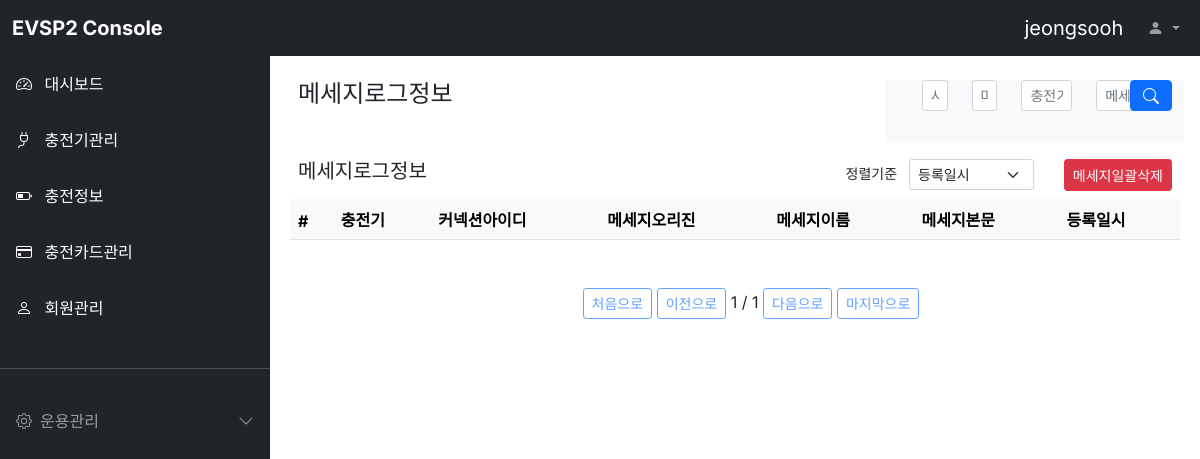
The page /ocpp/ (signed in) on the database as committed earlier.
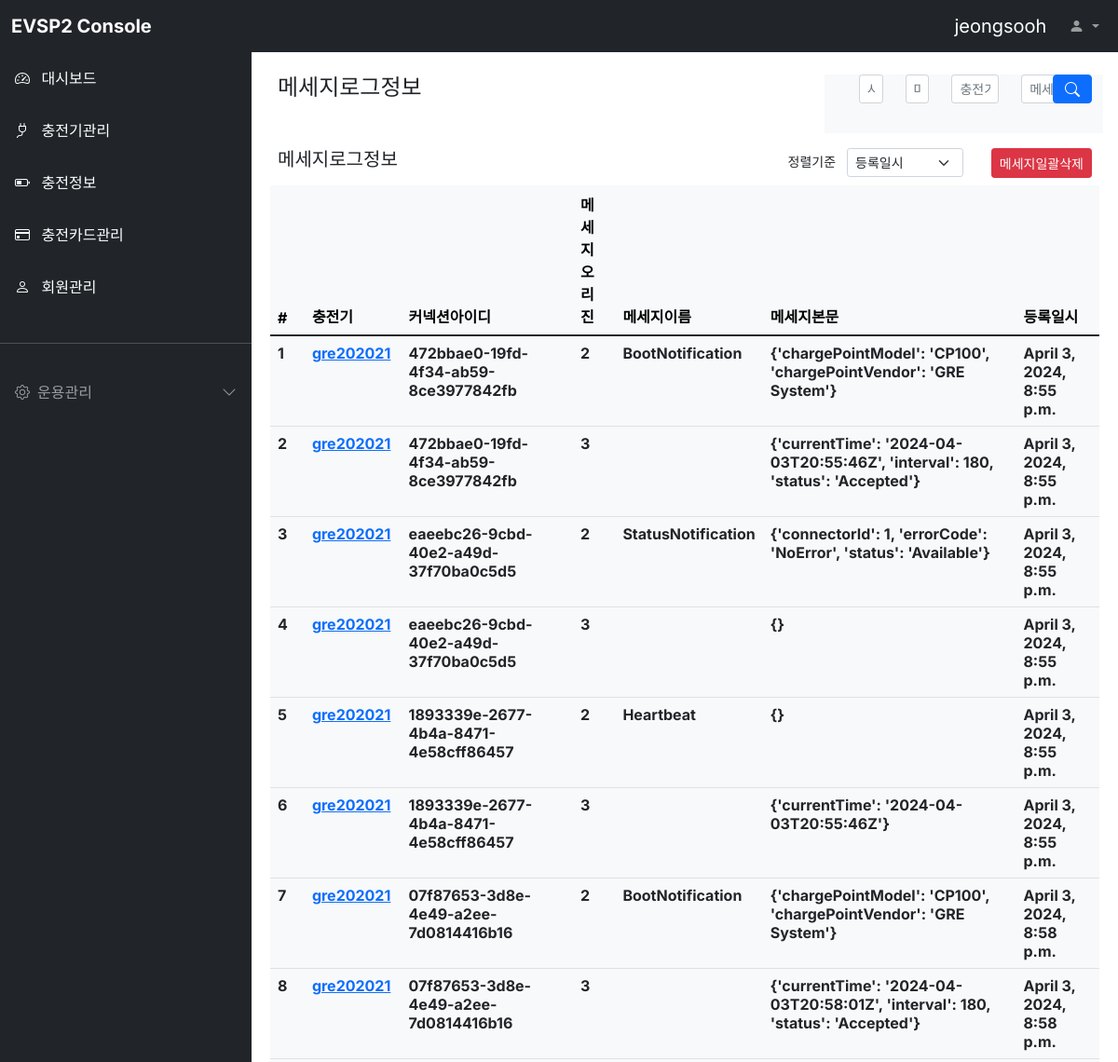
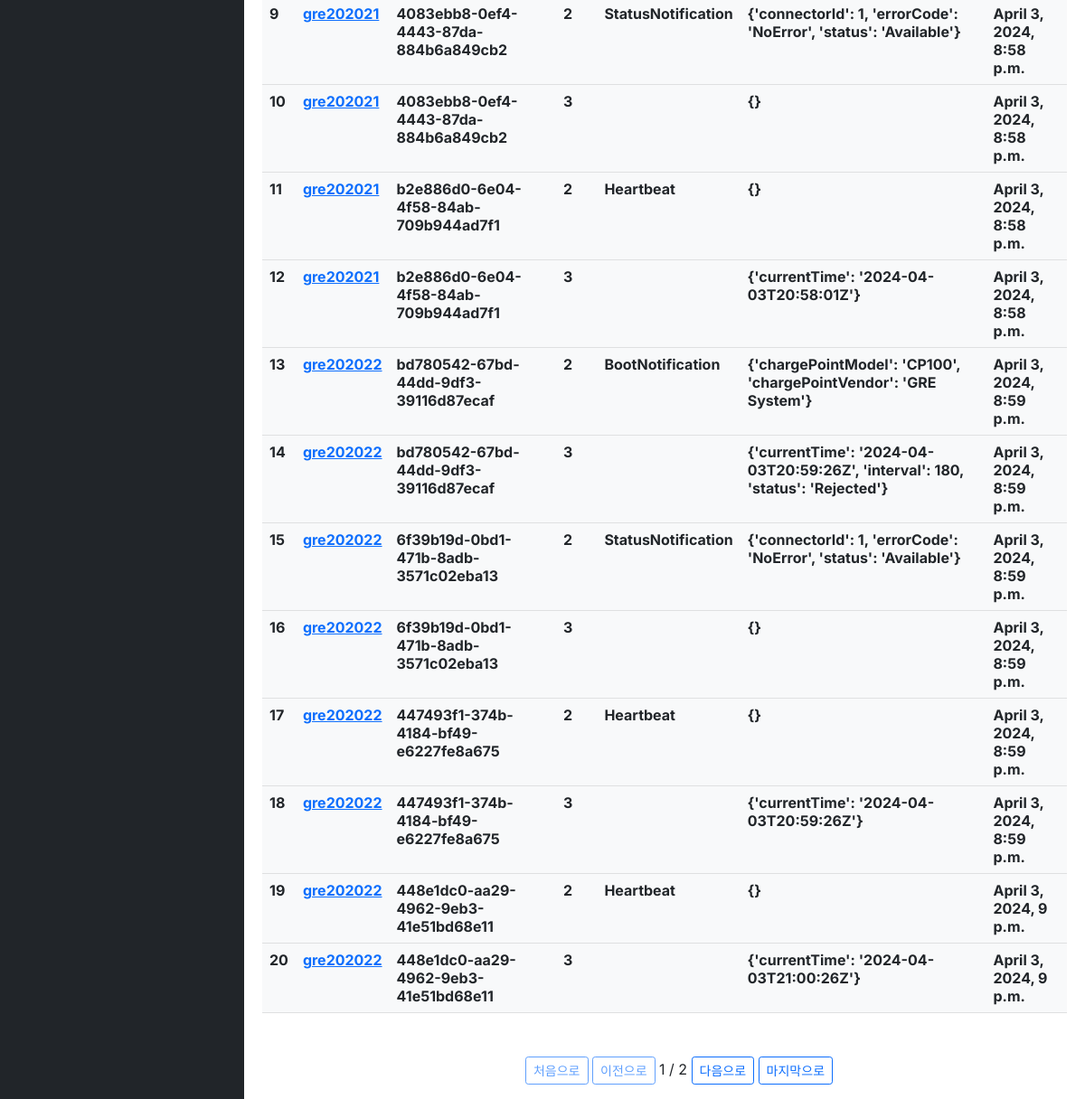
The same page on the database as committed later (2 pictures, top to bottom).
### ocpp/models.py (models this page shows, shortened)
class Ocpp(models.Model):
  cpnumber = models.CharField(max_length=128, verbose_name='충전기번호')
  msg_direction = models.IntegerField(verbose_name='메세지오리진')
  msg_name = models.CharField(max_length=128, verbose_name='메세지이름')
  msg_content = models.TextField(verbose_name='메세지본문')
  connection_id = models.CharField(max_length=128, verbose_name='커넥션아이디')
  register_dttm = models.DateTimeField(auto_now_add=True, verbose_name='등록일시')
  class Meta:
    db_table = 'evsp2_ocpp'
    verbose_name = '메세지정보'
    verbose_name_plural = '메세지정보'

### ocpp/views.py (the view)
# urls.py: path('', views.OcppList.as_view()),
class OcppList(ListView):
  model = Ocpp
  template_name='ocpp.html'
  context_object_name = 'ocppList'
  paginate_by = 20
  queryset = Ocpp.objects.all()
  def get_queryset(self):
    queryset = Ocpp.objects.all()
    self.filterset = OcppFilter(self.request.GET, queryset=queryset)
    return self.filterset.qs
  def get_context_data(self, **kwargs):
    context = super().get_context_data(**kwargs)
    user_id = self.request.session['user']
    context['loginuser'] = user_id
    context['form'] = self.filterset.form
    return context

### cpinfo/templatetags/infolist_extras.py (called while the page is built)
@register.simple_tag
def my_url(value, field_name, urlencode=None):
  url = '?{}={}'.format(field_name, value)
  if urlencode is not None:
    querystring = urlencode.split('&')
    filtered_querystring = filter(lambda p: p.split('=')[0]!=field_name, querystring)
    encoded_querystring = '&'.join(filtered_querystring)
    url = '{}&{}'.format(url, encoded_querystring)
  return url

### ocpp/templates/ocpp.html (shortened to what this page needs)
{% extends "base.html" %}
{% block head %}
<link rel="stylesheet" href="//code.jquery.com/ui/1.13.2/themes/base/jquery-ui.css">
{% endblock %}
{% block contents %}
<div class="row mt-3 mx-3">
  <div class="col-md-8 fw-bold"><h4>메세지로그정보</h4></div>
  <div class="col-md-4 bg-light">
    <form action="" method="get">
      <div class="row justify-content-end">
        <div class="form-group mb-3 col-md-2" id="datepicker1">
          <input type="{{ form.register_dttm__gte.field.widget.input_type }}" id="{{ form.register_dttm__gte.id_for_label }}"
            name="{{ form.register_dttm__gte.name }}" class="form-control form-control-sm" placeholder="시작일" />
        </div>
        <div class="form-group mb-3 col-md-2" id="datepicker2">
          <input type="{{ form.register_dttm__lte.field.widget.input_type }}" id="{{ form.register_dttm__lte.id_for_label }}"
            name="{{ form.register_dttm__lte.name }}" class="form-control form-control-sm" placeholder="마지막날" />
        </div>
        <div class="form-group mb-3 col-md-3 d-grid justify-content-md-end">
          <input type="{{ form.cpnumber.field.widget.input_type }}" id="{{ form.cpnumber.id_for_label }}"
            name="{{ form.cpnumber.name }}" class="form-control form-control-sm" placeholder="충전기번호" />
        </div>
        <div class="form-group mb-3 col-md-3">
          <input type="{{ form.msg_name.field.widget.input_type }}" id="{{ form.msg_name.id_for_label }}"
            name="{{ form.msg_name.name }}" class="form-control form-control-sm" placeholder="메세지이름" />
        </div>
        <div class="form-group mb-3 col-md-1 d-grid justify-content-md-end">
          <button class="btn btn-primary" type="submit" id="button-addon2">
            <i class="bi bi-search"></i>
          </button>
        </div>
      </div>
    </form>
  </div>
</div>
<div class="row mt-3 mx-3">
  <div class="col-md-7 fw-bold"><h5>메세지로그정보</h5></div>
  <div class="col-md-3">
    <div class="row justify-content-end">
      <label class="col form-select-sm text-end">정렬기준</label>
      <select class="col form-select form-select-sm" aria-label="Default select example">
        <option selected>등록일시</option>
      </select>
    </div>
  </div>
  <div id="deleteAll" class="col-md-2 d-grid justify-content-md-end">
    <button class="btn btn-danger btn-sm" type="submit">
      메세지일괄삭제
    </button>
  </div>
</div>
<div class="row mt-2 mx-2">
  <div class="col-12">
    {% load infolist_extras %}
    <table class="table table-light">
      <thead class="thead-light">
        <tr>
          <th scope="col">#</th>
          <th scope="col">충전기</th>
          <th scope="col">커넥션아이디</th>
          <th scope="col">메세지오리진</th>
          <th scope="col">메세지이름</th>
          <th scope="col">메세지본문</th>
          <th scope="col">등록일시</th>
        </tr>
      </thead>
      <tbody class="text-dark">
        {% for msgloginfo in ocppList %}
        <tr>
          <th scope="row">{{ msgloginfo.id }}</th>
          <th><a href="/charginginfo/{{ charginginfo.id }}">{{ msgloginfo.cpnumber }}</a></th>
          <th>{{ msgloginfo.connection_id }}</th>
          <th>{{ msgloginfo.msg_direction }}</th>
          <th>{{ msgloginfo.msg_name }}</th>
          <th>{{ msgloginfo.msg_content }}</th>
          <th>{{ msgloginfo.register_dttm }}</th>
        </tr>
        {% endfor %}
      </tbody>
    </table>
    <div class="pagination justify-content-center mt-5">
      <ul class="step-links">
        {% if page_obj.has_previous %}
        <a class="btn btn-sm btn-outline-primary" href="{% my_url 1 'page' request.GET.urlencode %}">처음으로</a>
        <a class="btn btn-sm btn-outline-primary" href="{% my_url page_obj.previous_page_number 'page' request.GET.urlencode %}">이전으로</a>
        {% else %}
        <a class="btn btn-sm btn-outline-primary disabled" href="#">처음으로</a>
        <a class="btn btn-sm btn-outline-primary disabled" href="#">이전으로</a>
        {% endif %}
      <span class="current">
        {{ page_obj.number }} / {{ page_obj.paginator.num_pages }}
      </span>
        {% if page_obj.has_next %}
        <a class="btn btn-sm btn-outline-primary" href="{% my_url page_obj.next_page_number 'page' request.GET.urlencode %}">다음으로</a>
        <a class="btn btn-sm btn-outline-primary" href="{% my_url page_obj.paginator.num_pages 'page' request.GET.urlencode %}">마지막으로</a>
        {% else %}
        <a class="btn btn-sm btn-outline-primary disabled" href="#">다음으로</a>
        <a class="btn btn-sm btn-outline-primary disabled" href="#">마지막으로</a>
        {% endif %}
      </ul>
    </div>
  </div>
</div>
{% endblock %}

### dashboard/templates/base.html (shortened to what this page needs)
<html>
<head>
  {% load static %}
  <link href="https://cdn.jsdelivr.net/npm/bootstrap@5.1.3/dist/css/bootstrap.min.css" rel="stylesheet">
  <link rel="stylesheet" href="https://cdn.jsdelivr.net/npm/bootstrap-icons@1.8.1/font/bootstrap-icons.css">
  <link rel="stylesheet" href="{% static 'style.css' %}" />
  {% block head %}
  {% endblock %}
</head>
<body>
  <nav class="navbar navbar-expand-lg navbar-dark bg-dark fixed-top">
    <div class="container-fluid">
      <a class="navbar-brand fw-bold me-auto" href="#"> EVSP2 Console</a>
      <div class="collapse navbar-collapse" id="navbarSupportedContent">
        <a class="navbar-brand ms-auto" href="#">{{ loginuser }}</a>
        <ul class="navbar-nav mb-2 mb-lg-0">
          <li class="nav-item dropdown">
            <a class="nav-link dropdown-toggle" href="#" id="navbarDropdown" role="button" data-bs-toggle="dropdown" aria-expanded="false">
              <i class="bi bi-person-fill"></i>
            </a>
          </li>
        </ul>
      </div>
    </div>
  </nav>
  <div
    class="offcanvas bg-dark sidebar-nav"
    tabindex="-1" id="offcanvasExample"
    aria-labelledby="offcanvasExampleLabel"
  >
    <div class="offcanvas-body p-0">
      <nav class="navbar-dark">
        <ul class="navbar-nav">
          <li>
            <a href="/dashboard/" class="nav-link p-3 active">
              <span class="me-2">
                <i class="bi bi-speedometer2"></i>
              </span>
              <span>대시보드</span>
            </a>
          </li>
          <li>
            <a href="/cpinfo/" class="nav-link p-3 active">
              <span class="me-2">
                <i class="bi bi-plug"></i>
              </span>
              <span>충전기관리</span>
            </a>
          </li>
          <li>
            <a href="/charginginfo/" class="nav-link p-3 active">
              <span class="me-2">
                <i class="bi bi-battery-half"></i>
              </span>
              <span>충전정보</span>
            </a>
          </li>
          <li>
            <a href="/cardinfo/" class="nav-link p-3 active">
              <span class="me-2">
                <i class="bi bi-credit-card"></i>
              </span>
              <span>충전카드관리</span>
            </a>
          </li>
          <li>
            <a href="/user/" class="nav-link p-3 active">
              <span class="me-2">
                <i class="bi bi-person"></i>
              </span>
              <span>회원관리</span>
            </a>
          </li>
          <li class="my-4">
            <hr class="dropdown-divider bg-light" />
          </li>
          <li>
            <a class="nav-link px-3 sidebar-link" data-bs-toggle="collapse"
              href="#collapseExample" role="button" aria-expanded="false"
              aria-controls="collapseExample"
            >
              <span class="me-2">
                <i class="bi bi-gear"></i>
              </span>
              <span>운용관리</span>
              <span class="right-icon ms-auto">
                <i class="bi bi-chevron-down"></i>
              </span>
            </a>
          </li>
        </ul>
      </nav>
    </div>
  </div>
  <main class="mt-5 pt-3">
    {% block contents %}
    {% endblock %}
  </main>
</body>
</html>

### static/style.css (style rules this page uses)
body, button { font-family: "Inter", sans-serif; }
:root { --offcanvas-width: 270px; --topNavbarHeight: 56px; }
.sidebar-nav { width: var(--offcanvas-width); }
.sidebar-link { display: flex; align-items: center; }
.sidebar-link .right-icon { display: inline-flex; transition: all ease 0.25s; }
@media (min-width: 992px) { body { overflow: auto !important; } }
@media (min-width: 992px) { main { margin-left: var(--offcanvas-width); } }
@media (min-width: 992px) { .sidebar-nav { transform: none; visibility: visible !important; top:var(--topNavbarHeight); height: calc(100% - var(--topNavbarHeight)); } }

Rows that differ between the two databases and show on the page:
added Ocpp: id "1", cpnumber "gre202021", connection_id "472bbae0-19fd-4f34-ab59-8ce3977842fb", msg_direction "2", msg_name "BootNotification", msg_content "{'chargePointModel': 'CP100', 'chargePointVendor': 'GRE System'}", register_dttm "April 3, 2024, 8:55 p.m."
added Ocpp: id "2", cpnumber "gre202021", connection_id "472bbae0-19fd-4f34-ab59-8ce3977842fb", msg_direction "3", msg_content "{'currentTime': '2024-04-03T20:55:46Z', 'interval': 180, 'status': 'Accepted'}", register_dttm "April 3, 2024, 8:55 p.m."
added Ocpp: id "3", cpnumber "gre202021", connection_id "eaeebc26-9cbd-40e2-a49d-37f70ba0c5d5", msg_direction "2", msg_name "StatusNotification", msg_content "{'connectorId': 1, 'errorCode': 'NoError', 'status': 'Available'}", register_dttm "April 3, 2024, 8:55 p.m."
added Ocpp: id "4", cpnumber "gre202021", connection_id "eaeebc26-9cbd-40e2-a49d-37f70ba0c5d5", msg_direction "3", msg_content "{}", register_dttm "April 3, 2024, 8:55 p.m."
added Ocpp: id "5", cpnumber "gre202021", connection_id "1893339e-2677-4b4a-8471-4e58cff86457", msg_direction "2", msg_name "Heartbeat", msg_content "{}", register_dttm "April 3, 2024, 8:55 p.m."
added Ocpp: id "6", cpnumber "gre202021", connection_id "1893339e-2677-4b4a-8471-4e58cff86457", msg_direction "3", msg_content "{'currentTime': '2024-04-03T20:55:46Z'}", register_dttm "April 3, 2024, 8:55 p.m."
added Ocpp: id "7", cpnumber "gre202021", connection_id "07f87653-3d8e-4e49-a2ee-7d0814416b16", msg_direction "2", msg_name "BootNotification", msg_content "{'chargePointModel': 'CP100', 'chargePointVendor': 'GRE System'}", register_dttm "April 3, 2024, 8:58 p.m."
added Ocpp: id "8", cpnumber "gre202021", connection_id "07f87653-3d8e-4e49-a2ee-7d0814416b16", msg_direction "3", msg_content "{'currentTime': '2024-04-03T20:58:01Z', 'interval': 180, 'status': 'Accepted'}", register_dttm "April 3, 2024, 8:58 p.m."
added Ocpp: id "9", cpnumber "gre202021", connection_id "4083ebb8-0ef4-4443-87da-884b6a849cb2", msg_direction "2", msg_name "StatusNotification", msg_content "{'connectorId': 1, 'errorCode': 'NoError', 'status': 'Available'}", register_dttm "April 3, 2024, 8:58 p.m."
added Ocpp: id "10", cpnumber "gre202021", connection_id "4083ebb8-0ef4-4443-87da-884b6a849cb2", msg_direction "3", msg_content "{}", register_dttm "April 3, 2024, 8:58 p.m."
added Ocpp: id "11", cpnumber "gre202021", connection_id "b2e886d0-6e04-4f58-84ab-709b944ad7f1", msg_direction "2", msg_name "Heartbeat", msg_content "{}", register_dttm "April 3, 2024, 8:58 p.m."
added Ocpp: id "12", cpnumber "gre202021", connection_id "b2e886d0-6e04-4f58-84ab-709b944ad7f1", msg_direction "3", msg_content "{'currentTime': '2024-04-03T20:58:01Z'}", register_dttm "April 3, 2024, 8:58 p.m."
added Ocpp: id "13", cpnumber "gre202022", connection_id "bd780542-67bd-44dd-9df3-39116d87ecaf", msg_direction "2", msg_name "BootNotification", msg_content "{'chargePointModel': 'CP100', 'chargePointVendor': 'GRE System'}", register_dttm "April 3, 2024, 8:59 p.m."
added Ocpp: id "14", cpnumber "gre202022", connection_id "bd780542-67bd-44dd-9df3-39116d87ecaf", msg_direction "3", msg_content "{'currentTime': '2024-04-03T20:59:26Z', 'interval': 180, 'status': 'Rejected'}", register_dttm "April 3, 2024, 8:59 p.m."
added Ocpp: id "15", cpnumber "gre202022", connection_id "6f39b19d-0bd1-471b-8adb-3571c02eba13", msg_direction "2", msg_name "StatusNotification", msg_content "{'connectorId': 1, 'errorCode': 'NoError', 'status': 'Available'}", register_dttm "April 3, 2024, 8:59 p.m."
added Ocpp: id "16", cpnumber "gre202022", connection_id "6f39b19d-0bd1-471b-8adb-3571c02eba13", msg_direction "3", msg_content "{}", register_dttm "April 3, 2024, 8:59 p.m."
added Ocpp: id "17", cpnumber "gre202022", connection_id "447493f1-374b-4184-bf49-e6227fe8a675", msg_direction "2", msg_name "Heartbeat", msg_content "{}", register_dttm "April 3, 2024, 8:59 p.m."
added Ocpp: id "18", cpnumber "gre202022", connection_id "447493f1-374b-4184-bf49-e6227fe8a675", msg_direction "3", msg_content "{'currentTime': '2024-04-03T20:59:26Z'}", register_dttm "April 3, 2024, 8:59 p.m."
added Ocpp: id "19", cpnumber "gre202022", connection_id "448e1dc0-aa29-4962-9eb3-41e51bd68e11", msg_direction "2", msg_name "Heartbeat", msg_content "{}", register_dttm "April 3, 2024, 9 p.m."
added Ocpp: id "20", cpnumber "gre202022", connection_id "448e1dc0-aa29-4962-9eb3-41e51bd68e11", msg_direction "3", msg_content "{'currentTime': '2024-04-03T21:00:26Z'}", register_dttm "April 3, 2024, 9 p.m."
Other text that changed with them:
{{ page_obj.paginator.num_pages }}: "1" → "2"
